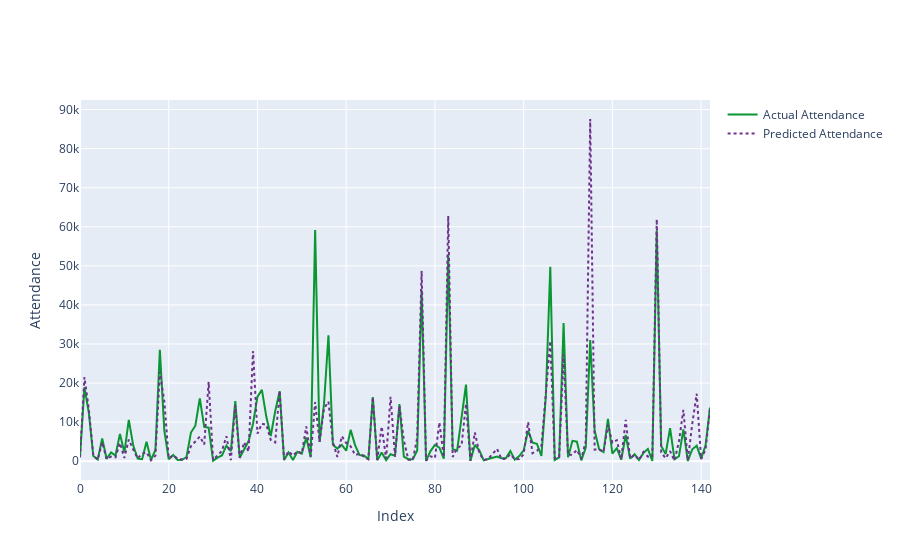

The notebook cell this image was saved under:
### Code cell
trace0 = go.Scatter(
    y = y_test_inverse,
    x = np.arange(200), 
    mode = 'lines', 
    name = 'Actual Attendance',
    marker = dict(
    color = 'rgb(10, 150, 50)')
)

trace1 = go.Scatter(
    y = y_pred,
    x = np.arange(200), 
    mode = 'lines', 
    name = 'Predicted Attendance',
    line = dict(
        color = 'rgb(110, 50, 140)',
        dash = 'dot'
    )
)


layout = go.Layout(
    xaxis = dict(title = 'Index'), 
    yaxis = dict(title = 'Attendance')
)

figure = go.Figure(data = [trace0, trace1], layout = layout)
iplot(figure)

### Figure 1 — Plotly figure (JSON) as saved in the notebook; plotly's stock layout.template omitted (floating-point values rounded to 4 significant figures; data arrays with more than 128 entries replaced by an {"elided": "..."} marker saying what was removed)
{"data": [{"marker": {"color": "rgb(10, 150, 50)"}, "mode": "lines", "name": "Actual Attendance", "type": "scatter", "x": {"elided": "200 int values"}, "y": {"elided": "143 int values"}}, {"line": {"color": "rgb(110, 50, 140)", "dash": "dot"}, "mode": "lines", "name": "Predicted Attendance", "type": "scatter", "x": {"elided": "200 int values"}, "y": {"elided": "143 int values"}}], "layout": {"xaxis": {"title": {"text": "Index"}}, "yaxis": {"title": {"text": "Attendance"}}}}
